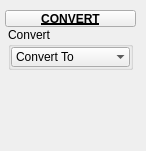
<?xml version="1.0" encoding="UTF-8"?>
<ui version="4.0">
 <class>QtUi</class>
 <widget class="QMainWindow" name="QtUi">
  <property name="enabled">
   <bool>true</bool>
  </property>
  <property name="geometry">
   <rect>
    <x>0</x>
    <y>0</y>
    <width>146</width>
    <height>151</height>
   </rect>
  </property>
  <property name="minimumSize">
   <size>
    <width>0</width>
    <height>0</height>
   </size>
  </property>
  <property name="maximumSize">
   <size>
    <width>999</width>
    <height>999</height>
   </size>
  </property>
  <property name="windowTitle">
   <string>Toolkit</string>
  </property>
  <property name="tabShape">
   <enum>QTabWidget::Triangular</enum>
  </property>
  <property name="dockNestingEnabled">
   <bool>true</bool>
  </property>
  <property name="dockOptions">
   <set>QMainWindow::AllowNestedDocks|QMainWindow::AllowTabbedDocks|QMainWindow::AnimatedDocks|QMainWindow::ForceTabbedDocks</set>
  </property>
  <widget class="QWidget" name="mainWindow">
   <widget class="QWidget" name="layoutWidget_2">
    <property name="geometry">
     <rect>
      <x>5</x>
      <y>10</y>
      <width>131</width>
      <height>122</height>
     </rect>
    </property>
    <layout class="QGridLayout" name="gridLayout_2">
     <property name="spacing">
      <number>0</number>
     </property>
     <item row="1" column="1" colspan="2">
      <layout class="QHBoxLayout" name="horizontalLayout">
       <item>
        <layout class="QVBoxLayout" name="verticalLayout">
         <property name="spacing">
          <number>0</number>
         </property>
         <item>
          <widget class="QGroupBox" name="groupBox">
           <property name="minimumSize">
            <size>
             <width>125</width>
             <height>0</height>
            </size>
           </property>
           <property name="maximumSize">
            <size>
             <width>125</width>
             <height>999</height>
            </size>
           </property>
           <property name="title">
            <string>Convert</string>
           </property>
           <layout class="QVBoxLayout" name="verticalLayout_2">
            <property name="spacing">
             <number>0</number>
            </property>
            <property name="leftMargin">
             <number>0</number>
            </property>
            <property name="topMargin">
             <number>0</number>
            </property>
            <property name="rightMargin">
             <number>0</number>
            </property>
            <property name="bottomMargin">
             <number>0</number>
            </property>
            <item>
             <widget class="ComboBox" name="cmb001">
              <property name="minimumSize">
               <size>
                <width>0</width>
                <height>20</height>
               </size>
              </property>
              <property name="maximumSize">
               <size>
                <width>999</width>
                <height>20</height>
               </size>
              </property>
              <property name="maxVisibleItems">
               <number>40</number>
              </property>
              <property name="sizeAdjustPolicy">
               <enum>QComboBox::AdjustToContentsOnFirstShow</enum>
              </property>
              <property name="frame">
               <bool>false</bool>
              </property>
              <item>
               <property name="text">
                <string>Convert To</string>
               </property>
              </item>
             </widget>
            </item>
           </layout>
          </widget>
         </item>
         <item>
          <spacer name="verticalSpacer">
           <property name="orientation">
            <enum>Qt::Vertical</enum>
           </property>
           <property name="sizeHint" stdset="0">
            <size>
             <width>20</width>
             <height>40</height>
            </size>
           </property>
          </spacer>
         </item>
        </layout>
       </item>
      </layout>
     </item>
     <item row="0" column="1" colspan="2">
      <widget class="PushButtonDraggable" name="draggable_header">
       <property name="minimumSize">
        <size>
         <width>19</width>
         <height>17</height>
        </size>
       </property>
       <property name="maximumSize">
        <size>
         <width>999</width>
         <height>17</height>
        </size>
       </property>
       <property name="font">
        <font>
         <weight>75</weight>
         <bold>true</bold>
         <underline>true</underline>
        </font>
       </property>
       <property name="text">
        <string>CONVERT</string>
       </property>
       <property name="checkable">
        <bool>true</bool>
       </property>
      </widget>
     </item>
    </layout>
   </widget>
  </widget>
 </widget>
 <customwidgets>
  <customwidget>
   <class>PushButtonDraggable</class>
   <extends>QPushButton</extends>
   <header>widgets.pushbuttondraggable.h</header>
  </customwidget>
  <customwidget>
   <class>ComboBox</class>
   <extends>QComboBox</extends>
   <header>widgets.combobox.h</header>
  </customwidget>
 </customwidgets>
 <resources/>
 <connections/>
 <designerdata>
  <property name="gridDeltaX">
   <number>5</number>
  </property>
  <property name="gridDeltaY">
   <number>5</number>
  </property>
  <property name="gridSnapX">
   <bool>true</bool>
  </property>
  <property name="gridSnapY">
   <bool>true</bool>
  </property>
  <property name="gridVisible">
   <bool>true</bool>
  </property>
 </designerdata>
</ui>
